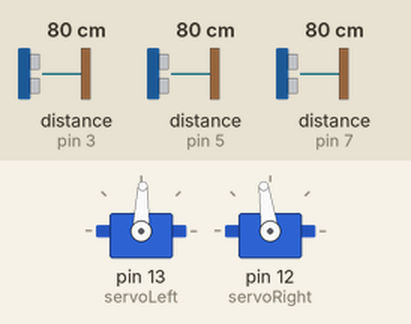
Simulated run of this sketch. Board: Arduino Uno, built with avr-gcc and run on an emulated ATmega328P. On the bench: 2 × servo. Wiring (inferred from the names in the program): 3 × ultrasonic range finder: trigger pin 2, echo pin 3 / trigger pin 4, echo pin 5 / trigger pin 6, echo pin 7. Inputs (shaded band) come from the test bench; at power-on: distance to the obstacle (sensors on pin 3, pin 7, pin 5) 80 cm. The echo pulse lasts 58.3 µs per cm.

Above: at 1.2 s.
1.3 s: distance to the obstacle (sensor on pin 3) set to 2 cm
At 1.7 s:
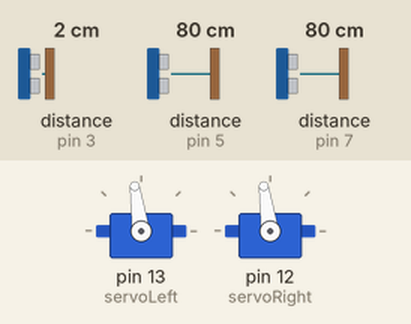
4.3 s: distance to the obstacle (sensor on pin 7) set to 2 cm
At 6.0 s:
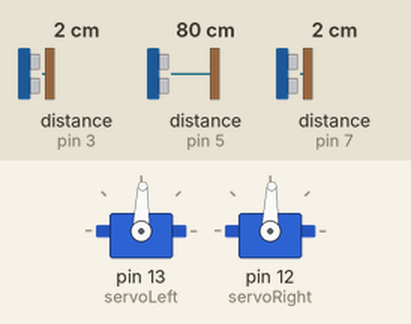
Timing chart, 0 to 7.5 s (numbered marks = the images above; inputs shaded):
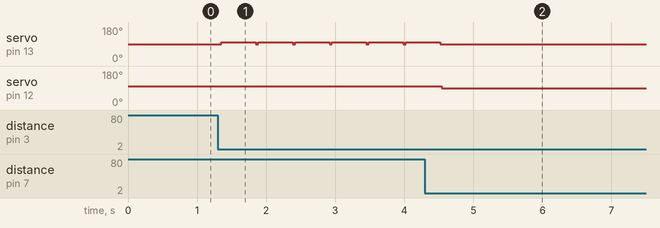

The sketch:

Maze_Solving_Robot_Code.ino
```cpp
#include <Servo.h>                      // Include servo library

// Declare left and right servos
Servo servoLeft;
Servo servoRight;

// Defines TrIg and Echo pins of each Ultrasonic Sensor
const int trigPinF = 2;
const int echoPinF = 3;

const int trigPinR = 4;
const int echoPinR = 5;

const int trigPinL = 6;
const int echoPinL = 7;

// Constant for distance walls are away from sensors
const int DISTANCE = 50;

// Variables for the duration and the distance
long duration;

long frontDistance;
long leftDistance;
long rightDistance;

int iteration;

//#####
//SETUP
void setup(){
  pinMode(trigPinF, OUTPUT);             // Sets the trigPinF as an Output
  pinMode(echoPinF, INPUT);              // Sets the echoPinF as an Input
  pinMode(trigPinL, OUTPUT);             // Sets the trigPinF as an Output
  pinMode(echoPinL, INPUT);              // Sets the echoPinF as an Input
  pinMode(trigPinR, OUTPUT);             // Sets the trigPinF as an Output
  pinMode(echoPinR, INPUT);              // Sets the echoPinF as an Input

  Serial.begin(9600);
}


//#########
//MAIN LOOP
void loop()
{
  // If there are no walls around it
  if (calculateFrontDistance() > DISTANCE && calculateRightDistance() > DISTANCE && calculateLeftDistance() > DISTANCE){
    forward();
  }
  // If there are walls all around it (dead-end)
  else if ( calculateFrontDistance() < DISTANCE && calculateRightDistance() < DISTANCE && calculateLeftDistance() < DISTANCE){
    rotateLeft();
    delay(500);

  // Comparing left and right distances from sensors
  if (calculateLeftDistance() > calculateRightDistance())
    rotateLeft();
  else
    rotateRight();
  }
  // If wall in front and on right
  else if (calculateFrontDistance() < DISTANCE && calculateRightDistance() < DISTANCE && calculateLeftDistance() > DISTANCE){
    rotateLeft();
  }
  // If wall in front and on left
  else if (calculateFrontDistance() < DISTANCE && calculateRightDistance() > DISTANCE && calculateLeftDistance() < DISTANCE){
    rotateRight();
  }
  // If wall only in front (T junction)
  else if (calculateFrontDistance() < DISTANCE && calculateRightDistance() > DISTANCE && calculateLeftDistance() > DISTANCE){
    //Need to change this code once switch is implemented to change iteration
    if (iteration == 0){
      rotateLeft();
      delay(500);
      forward();
    }
    else if (iteration == 1){
      rotateRight();
      delay(500);
      forward();
    }
    else{
      //Compare times and pick fastest route
    }
  }
  else
  {
    forward();
  }
}


//#############################
//ENABLING AND DISABLING SERVOS
void enableServos(){
  servoLeft.attach(13);                 // Attach left signal to pin 13
  servoRight.attach(12);                // Attach right signal to pin 12
}

void disableServos(){                   // Halt servo signals
  servoLeft.detach();                   // Stop sending servo signals
  servoRight.detach();
}


//#############################
//MOVEMENT FUNCTIONS
void forward()
{
  enableServos();
  servoLeft.writeMicroseconds(1450);    // Left wheel counterclockwise at quater max speed
  servoRight.writeMicroseconds(1550);   // Right wheel clockwise at quater max speed
}

void rotateLeft()
{
  servoLeft.writeMicroseconds(1550);    // Left wheel clockwise at quater max speed
  servoRight.writeMicroseconds(1550);   // Right wheel clockwise at quater max speed
}

void rotateRight()
{
  servoLeft.writeMicroseconds(1450);    // Left wheel counterclockwise at quater max speed
  servoRight.writeMicroseconds(1450);   // Right wheel counterclockwise at quater max speed
}


//########################
//AUTOCORRECTING FUNCTIONS
static bool correctingLeft()
{
  servoLeft.writeMicroseconds(1550);    // Left wheel counterclockwise
  servoRight.writeMicroseconds(1500);   // Right wheel clockwise slower
}
void correctingRight()
{
  servoLeft.writeMicroseconds(1500);    // Left wheel counterclockwise slower
  servoRight.writeMicroseconds(1450);   // Right wheel clockwise
}


//##############################
//DISTANCE CALCULATION FUNCTIONS
int calculateFrontDistance(){            // Function for calculating the distance measured by the Front Ultrasonic sensor
  digitalWrite(trigPinF, LOW);
  delayMicroseconds(2);

  digitalWrite(trigPinF, HIGH);          // Sets the trigPin on HIGH state for 10 micro seconds
  delayMicroseconds(10);
  digitalWrite(trigPinF, LOW);
  duration = pulseIn(echoPinF, HIGH);    // Reads the echoPin, returns the sound wave travel time in microseconds
  frontDistance = duration * 0.34 / 2;   // Multiply by speed of sound divided by 2 (distance is there and back)
  return frontDistance;
}

int calculateLeftDistance(){             // Function for calculating the distance measured by the Left Ultrasonic sensor
  digitalWrite(trigPinL, LOW);
  delayMicroseconds(2);

  digitalWrite(trigPinL, HIGH);          // Sets the trigPin on HIGH state for 10 micro seconds
  delayMicroseconds(10);
  digitalWrite(trigPinL, LOW);
  duration = pulseIn(echoPinL, HIGH);    // Reads the echoPin, returns the sound wave travel time in microseconds
  leftDistance = duration * 0.34 / 2;    // Multiply by speed of sound divided by 2 (distance is there and back)
  return leftDistance;
}

int calculateRightDistance(){            // Function for calculating the distance measured by the Right Ultrasonic sensor
  digitalWrite(trigPinR, LOW);
  delayMicroseconds(2);

  digitalWrite(trigPinR, HIGH);          // Sets the trigPin on HIGH state for 10 micro seconds
  delayMicroseconds(10);
  digitalWrite(trigPinR, LOW);
  duration = pulseIn(echoPinR, HIGH);    // Reads the echoPin, returns the sound wave travel time in microseconds
  rightDistance = duration * 0.34 / 2;   // Multiply by speed of sound divided by 2 (distance is there and back)
  return rightDistance;
}
```

Measured:
- after the input at 1.3 s, servo on pin 13 (servoLeft): alternates 98° for 0.50 s and 88° for 0.03 s, starting after 0.05 s
- after the input at 4.3 s, servo on pin 13 (servoLeft): goes on until 4.5 s, then stays 88°; servo on pin 12 (servoRight): 98° → 88° after 0.24 s
